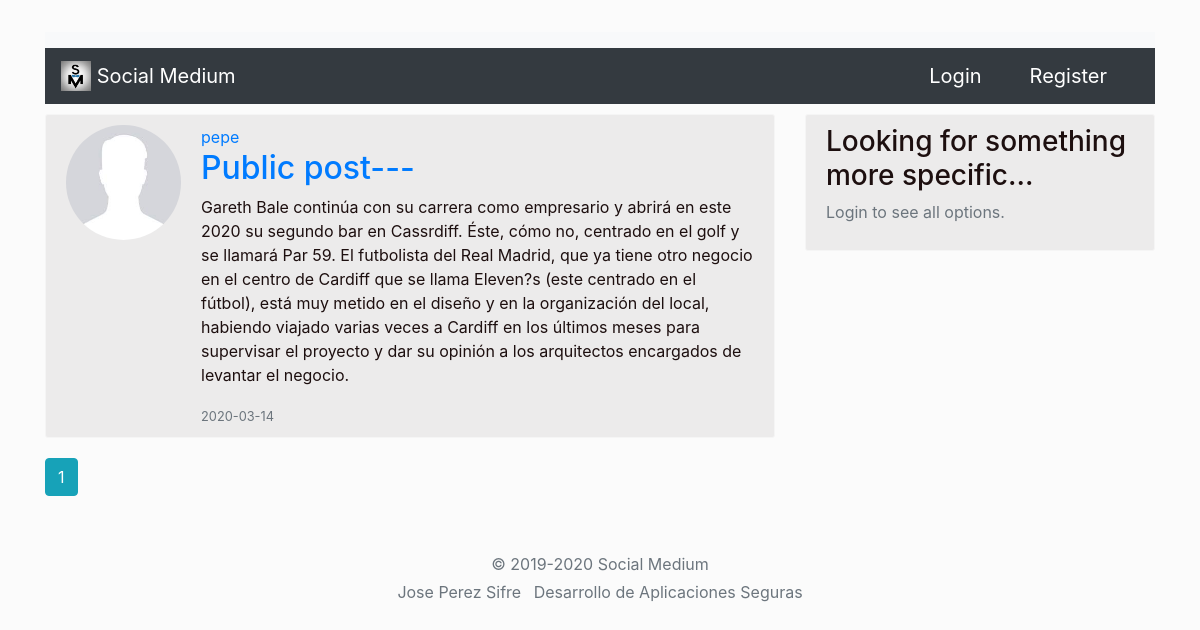
The page /home on the database its author committed.
### medium/models.py (models this page shows, shortened)
class Post(db.Model):
    id = db.Column(db.Integer, primary_key=True)
    title = db.Column(db.String(100), nullable=False)
    date_posted = db.Column(db.DateTime, nullable=False, default=datetime.utcnow)
    content = db.Column(db.Text, nullable=False)
    post_type = db.Column(db.String(1), nullable=False, default='0')
    shared_token = db.Column(db.String(512), nullable=True)#Por defecto, default=NULL
    iv_post = db.Column(db.String(16), nullable=True)
    user_id = db.Column(db.Integer, db.ForeignKey('user.id'), nullable=False)
    '''
    def get_post_type(self):
        return self.__post_type

    def set_post_type(self, post_type):
        self.__post_type = post_type
    '''

class User(db.Model, UserMixin):
    id = db.Column(db.Integer, primary_key=True)
    username = db.Column(db.String(25), unique=True, nullable=False)
    email = db.Column(db.String(100), unique=True, nullable=False)
    image_file = db.Column(db.String(20), nullable=False, default='default.jpg')
    password = db.Column(db.String(60), nullable=False)
    registration_date = db.Column(db.DateTime, nullable=False, default=datetime.utcnow)
    ciphered_Uk = db.Column(db.String(32), nullable=False)
    salt_Pk = db.Column(db.String(16), nullable=False)
    iv_Uk = db.Column(db.String(16), nullable=False)
    otp_secret = db.Column(db.String(16))
    confirmed = db.Column(db.Boolean, nullable=False, default=False)
    posts = db.relationship('Post', cascade="all,delete", backref='author', lazy=True)
    devices = db.relationship('Device', cascade="all,delete", backref='belong', lazy=True)

### medium/main/routes.py (the view)
@main.route('/', methods=['GET', 'POST'])
@main.route('/home', methods=['GET', 'POST'])
def home():
    searchForm = SearchForm()
    if searchForm.validate_on_submit():
        word = searchForm.post_word.data
        return redirect(url_for('posts.post_search', word=word))
    elif request.method == 'GET':
        page = request.args.get('page', 1, type=int)
        if current_user.is_authenticated:
            posts = Post.query.filter(Post.post_type!='1').order_by(Post.date_posted.desc()).paginate(page=page, per_page=7)
        else:
            posts = Post.query.filter_by(post_type='2').order_by(Post.date_posted.desc()).paginate(page=page, per_page=7)
        return render_template('home.html', posts=posts, form=searchForm)

### medium/templates/home.html
{% extends "base.html" %}
{% block content %}
{% for post in posts.items %}
<article class="media content-section">
    <img class="rounded-circle account-imgSize" src="{{ url_for('static', filename='profilePictures/' + post.author.image_file) }}">
      <div class="media-body">
    <div class="article-metadata">
      <a class="mr-2" href="{{ url_for('users.user_post', username=post.author.username) }}">{{ post.author.username }}</a>
    </div>
    <h2><a class="article-title" href="{{ url_for('posts.post', post_id=post.id) }}">{{ post.title }}</a></h2>
    <p class="article-content">{{ post.content }}</p>
    <small class="text-muted">{{ post.date_posted.strftime('%Y-%m-%d') }}</small>
  </div>
</article>
{% endfor %}
{% for page_num in posts.iter_pages(left_edge=1, right_edge=1, left_current=1, right_current=1) %}
      {% if page_num %}
        {% if posts.page == page_num %}
          <a class="btn btn-info mb-4" href="{{ url_for('main.home', page=page_num) }}">{{ page_num }}</a>
        {% else %}
          <a class="btn btn-outline-info mb-4" href="{{ url_for('main.home', page=page_num) }}">{{ page_num }}</a>
        {% endif %}
      {% else %}
        ...
      {% endif %}
    {% endfor %}
{% endblock content %}

### medium/static/main.css (style rules this page uses)
.content-section { background: #ecebeb; padding: 10px 20px; border: 1px solid #f5f5f5; border-radius: 3px; margin-bottom: 20px; margin-top: 10px; }
body { background-color: #fbfbfb; color: #1d0f0f; margin-top: 2rem; }
.account-imgSize { height: 115px; width: 115px; margin-right: 20px; margin-bottom: 16px; }

### rows shown on the page
Post: image_file (placeholder picture), author.username "pepe", title "Public post---", content "Gareth Bale continúa con su carrera como empresario y abrirá en este 2020 su segundo bar en Cassrdiff. Éste, cómo no, centrado en el golf y se llamará Par 59. El futbolista del Real Madrid, que ya tiene otro negocio en el centro de Cardiff que se llama Eleven?s (este centrado en el fútbol), está muy metido en el diseño y en la organización del local, habiendo viajado varias veces a Cardiff en los últimos meses para supervisar el proyecto y dar su opinión a los arquitectos encargados de levantar el negocio.", date_posted "2020-03-14"

### other values the page prints
{{ page_num }} "1"
